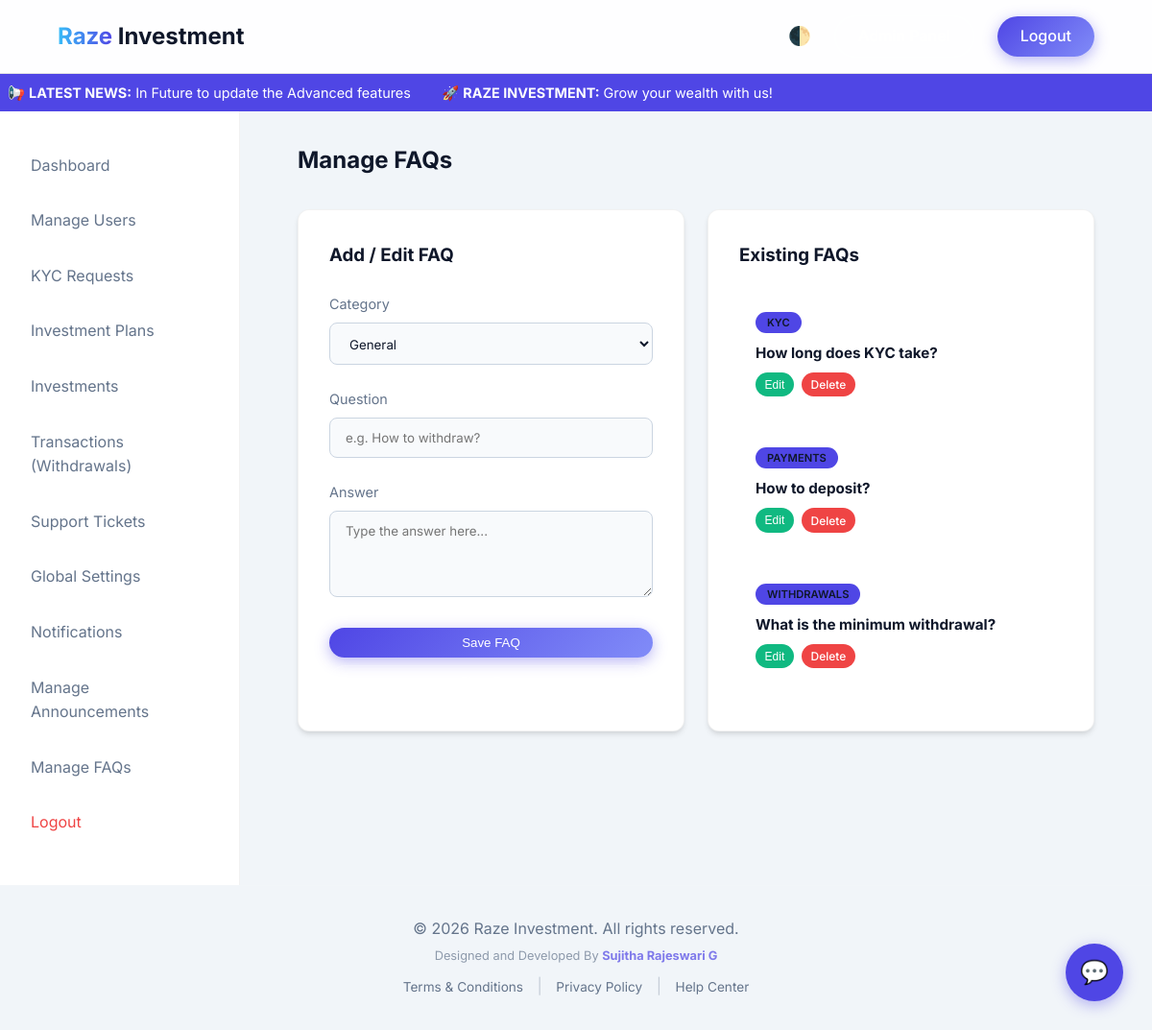
The page /admin/faqs.php (signed in) on the database its author committed.
### tables this page shows
CREATE TABLE `announcements` (
  `id` int(11) NOT NULL,
  `message` text NOT NULL,
  `type` enum('info','warning','success') DEFAULT 'info',
  `is_active` tinyint(4) DEFAULT 1,
  `created_at` timestamp NOT NULL DEFAULT current_timestamp()
);

CREATE TABLE `faqs` (
  `id` int(11) NOT NULL,
  `question` text NOT NULL,
  `answer` text NOT NULL,
  `category` varchar(50) DEFAULT 'General',
  `created_at` timestamp NOT NULL DEFAULT current_timestamp()
);

### admin/faqs.php (the view, shortened to what this page needs)
<?php
require_once '../includes/db.php';
require_once '../includes/header.php';
?>
<div class="dashboard">
    <?php require_once '../includes/admin_sidebar.php'; ?>
    <main class="main-content">
        <h2 style="margin-bottom: 2rem;">Manage FAQs</h2>
        <div class="grid">
            <div class="card">
                <h3>Add / Edit FAQ</h3>
                <form method="POST" style="margin-top:1.5rem;">
                    <div class="form-group">
                        <label>Category</label>
                        <select name="category" id="faq_cat" required>
                            <option value="General">General</option>
                        </select>
                    </div>
                    <div class="form-group">
                        <label>Question</label>
                        <input type="text" name="question" id="faq_ques" required placeholder="e.g. How to withdraw?">
                    </div>
                    <div class="form-group">
                        <label>Answer</label>
                        <textarea name="answer" id="faq_ans" rows="4" required placeholder="Type the answer here..."></textarea>
                    </div>
                    <button type="submit" name="save_faq" class="btn btn-primary" style="width:100%;">Save FAQ</button>
                    <button type="button" onclick="resetForm()" class="btn btn-secondary" style="width:100%; margin-top:0.5rem;">Clear Form</button>
                </form>
            </div>
            <div class="card">
                <h3>Existing FAQs</h3>
                <div style="margin-top:1.5rem; overflow-y:auto; max-height: 500px;">
                    <?php
                    $faqs = $conn->query("SELECT * FROM faqs ORDER BY category ASC, id DESC");
                    while($f = $faqs->fetch_assoc()):
                    ?>
                    <div style="padding:1rem; border: 1px solid rgba(255,255,255,0.05); border-radius:8px; margin-bottom:1rem;">
                        <span class="badge" style="font-size:0.7rem; background:var(--primary);"><?php echo $f['category']; ?></span>
                        <h4 style="margin: 0.5rem 0; font-size:0.95rem;"><?php echo htmlspecialchars($f['question']); ?></h4>
                        <div style="display:flex; gap:0.5rem; margin-top:0.5rem;">
                            <button onclick='editFaq(<?php echo json_encode($f); ?>)' class="btn btn-success" style="padding:0.2rem 0.6rem; font-size:0.75rem;">Edit</button>
                            <a href="faqs.php?delete=<?php echo $f['id']; ?>" class="btn btn-danger" style="padding:0.2rem 0.6rem; font-size:0.75rem;" onclick="return confirm('Delete this FAQ?')">Delete</a>
                        </div>
                    </div>
                    <?php endwhile; ?>
                </div>
            </div>
        </div>
    </main>
</div>
<?php require_once '../includes/footer.php'; ?>

### includes/header.php (shortened to what this page needs)
<!DOCTYPE html>
<html lang="en">
<head>
    <link rel="stylesheet" href="<?php echo BASE_URL; ?>/css/style.css">
</head>
<body id="app-body">
    <nav class="navbar">
        <a href="<?php echo BASE_URL; ?>/index.php" class="nav-brand"><span class="gradient-text">Raze</span> Investment</a>
        <div class="nav-links" style="display:flex; align-items:center; gap:1.5rem;">
            <button onclick="toggleTheme(); document.body.classList.toggle('light-mode');" style="background:none; border:none; color:var(--text-main); font-size:1.2rem; cursor:pointer;" title="Toggle Light/Dark Mode">🌓</button>
            <?php if(isset($_SESSION['user_id'])): ?>
                <a href="<?php echo BASE_URL; ?>/user/dashboard.php" class="btn btn-secondary">Dashboard</a>
                <a href="<?php echo BASE_URL; ?>/logout.php" class="btn btn-primary">Logout</a>
            <?php elseif(isset($_SESSION['admin_id'])): ?>
                <a href="<?php echo BASE_URL; ?>/admin/dashboard.php" class="btn btn-secondary">Admin Panel</a>
                <a href="<?php echo BASE_URL; ?>/logout.php" class="btn btn-primary">Logout</a>
            <?php else: ?>
                <a href="<?php echo BASE_URL; ?>/login.php" class="btn btn-secondary">Login</a>
                <a href="<?php echo BASE_URL; ?>/register.php" class="btn btn-primary">Register</a>
            <?php endif; ?>
        </div>
    </nav>
    <?php
    $news_q = $conn->query("SELECT message FROM announcements WHERE is_active = 1 ORDER BY created_at DESC LIMIT 1");
    if($news_q && $news_q->num_rows > 0):
        $news = $news_q->fetch_assoc();
    ?>
    <div style="background: var(--primary); color: white; padding: 0.5rem; overflow: hidden; position: relative; white-space: nowrap; font-size: 0.9rem;">
        <div style="display:inline-block; animation: marquee 20s linear infinite;">
            📢 <strong>LATEST NEWS:</strong> <?php echo htmlspecialchars($news['message']); ?> &nbsp;&nbsp;&nbsp;&nbsp;&nbsp;&nbsp; 🚀 <strong>RAZE INVESTMENT:</strong> Grow your wealth with us! &nbsp;&nbsp;&nbsp;&nbsp;&nbsp;&nbsp;
        </div>
    </div>
    <?php endif; ?>

### css/style.css (style rules this page uses)
:root { --primary: #4F46E5; --primary-hover: #4338CA; --secondary: #0F172A; --accent: #38BDF8; --background: #1e1e2f; --card-bg: #2d2d44; --text-main: #f8fafc; --text-muted: #94a3b8; --success: #10B981; --danger: #EF4444; --warning: #F59E0B; }
body.light-mode { --secondary: #ffffff; --background: #f1f5f9; --card-bg: #ffffff; --text-main: #0f172a; --text-muted: #64748b; }
body.light-mode .navbar { background: rgba(255, 255, 255, 0.9); border-bottom: 1px solid rgba(0, 0, 0, 0.1); }
body.light-mode .card, body.light-mode .stat-card { border: 1px solid rgba(0, 0, 0, 0.05); box-shadow: 0 4px 6px -1px rgba(0, 0, 0, 0.1), 0 2px 4px -1px rgba(0, 0, 0, 0.06); }
body.light-mode input, body.light-mode select, body.light-mode textarea { background: #f8fafc; border: 1px solid #cbd5e1; color: #0f172a; }
* { box-sizing: border-box; margin: 0; padding: 0; }
body { font-family: 'Inter', system-ui, -apple-system, sans-serif; background: var(--background); color: var(--text-main); line-height: 1.6; display: flex; flex-direction: column; min-height: 100vh; }
a { color: var(--accent); text-decoration: none; transition: 0.3s; }
.gradient-text { background: linear-gradient(90deg, #38BDF8, #4F46E5); -webkit-background-clip: text; background-clip: text; -webkit-text-fill-color: transparent; }
.navbar { display: flex; justify-content: space-between; align-items: center; padding: 1rem 5%; background: rgba(15, 23, 42, 0.8); backdrop-filter: blur(10px); border-bottom: 1px solid rgba(255, 255, 255, 0.1); position: sticky; top: 0; z-index: 100; }
.nav-brand { font-size: 1.5rem; font-weight: 700; color: var(--text-main); }
.nav-links { display: flex; gap: 1.5rem; }
.btn { padding: 0.5rem 1.5rem; border-radius: 9999px; font-weight: 500; border: none; cursor: pointer; transition: all 0.3s ease; display: inline-block; text-align: center; }
.btn-primary { background: linear-gradient(135deg, var(--primary), #818cf8); color: white; box-shadow: 0 4px 15px rgba(79, 70, 229, 0.4); }
.btn-secondary { background: rgba(255, 255, 255, 0.1); color: white; border: 1px solid rgba(255, 255, 255, 0.2); }
.btn-danger { background: var(--danger); color: white; }
.btn-success { background: var(--success); color: white; }
.dashboard { display: flex; flex: 1; }
.main-content { flex: 1; padding: 2rem 5%; }
.card { background: var(--card-bg); border-radius: 12px; padding: 2rem; box-shadow: 0 10px 30px rgba(0,0,0,0.2); border: 1px solid rgba(255, 255, 255, 0.05); margin-bottom: 2rem; }
.grid { display: grid; grid-template-columns: repeat(auto-fit, minmax(300px, 1fr)); gap: 1.5rem; }
.form-group { margin-bottom: 1.5rem; }
label { display: block; margin-bottom: 0.5rem; color: var(--text-muted); font-size: 0.9rem; }
input, select, textarea { width: 100%; padding: 0.75rem 1rem; background: rgba(15, 23, 42, 0.5); border: 1px solid rgba(255, 255, 255, 0.1); border-radius: 8px; color: var(--text-main); font-family: inherit; transition: 0.3s; }
.badge { padding: 0.25rem 0.75rem; border-radius: 9999px; font-size: 0.75rem; font-weight: 600; text-transform: uppercase; }

### rows shown on the page
announcements: message "In Future to update the Advanced features"
faqs: category "KYC", question "How long does KYC take?"
faqs: category "PAYMENTS", question "How to deposit?"
faqs: category "WITHDRAWALS", question "What is the minimum withdrawal?"
